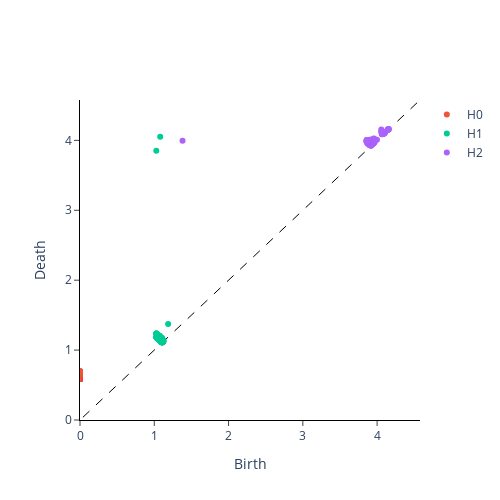

Notebook source saved alongside this figure:
### Markdown cell above
and next for the non-periodic one:

### Code cell
plot_diagram(nonperiodic_persistence_diagrams[0])

### Figure 1 — Plotly figure (JSON) as saved in the notebook; plotly's stock layout.template omitted (floating-point values rounded to 4 significant figures; data arrays with more than 128 entries replaced by an {"elided": "..."} marker saying what was removed)
{"data": [{"hoverinfo": "none", "line": {"color": "black", "dash": "dash", "width": 1}, "mode": "lines", "showlegend": false, "type": "scatter", "x": [-416.1, 416.1], "y": [-416.1, 416.1]}, {"mode": "markers", "name": "H0", "type": "scatter", "x": {"elided": "291 int values"}, "y": {"elided": "291 float values"}}, {"mode": "markers", "name": "H1", "type": "scatter", "x": {"elided": "269 float values"}, "y": {"elided": "269 float values"}}, {"mode": "markers", "name": "H2", "type": "scatter", "x": [4.158, 4.157, 4.149, 4.148, 4.147, 4.146, 4.144, 4.14, 4.106, 4.105, 4.104, 4.096, 4.094, 4.092, 4.091, 4.091, 4.091, 4.09, 4.088, 4.087, 4.079, 4.077, 4.076, 4.076, 4.071, 4.07, 4.068, 4.067, 4.067, 4.065, 4.065, 4.065, 4.06, 4.057, 4.055, 3.998, 3.966, 3.961, 3.959, 3.958, 3.958, 3.954, 3.953, 3.952, 3.951, 3.95, 3.95, 3.949, 3.948, 3.945, 3.938, 3.937, 3.937, 3.935, 3.926, 3.924, 3.921, 3.921, 3.919, 3.916, 3.916, 3.914, 3.913, 3.913, 3.912, 3.912, 3.912, 3.912, 3.911, 3.911, 3.909, 3.909, 3.908, 3.908, 3.908, 3.907, 3.907, 3.906, 3.904, 3.903, 3.902, 3.9, 3.9, 3.9, 3.899, 3.899, 3.898, 3.897, 3.896, 3.895, 3.895, 3.894, 3.892, 3.892, 3.892, 3.889, 3.875, 3.872, 3.872, 3.872, 3.87, 3.869, 3.869, 3.868, 3.868, 3.865, 3.864, 3.861, 3.861, 3.86, 3.857, 3.855, 1.38], "y": [4.161, 4.161, 4.152, 4.159, 4.156, 4.156, 4.152, 4.144, 4.11, 4.122, 4.111, 4.12, 4.098, 4.098, 4.118, 4.097, 4.097, 4.111, 4.115, 4.116, 4.093, 4.092, 4.109, 4.11, 4.105, 4.104, 4.105, 4.089, 4.104, 4.106, 4.088, 4.106, 4.119, 4.155, 4.122, 4.01, 3.973, 3.969, 3.969, 4.018, 4.026, 3.966, 3.965, 4.018, 4.024, 3.954, 3.965, 3.957, 3.966, 3.967, 3.945, 3.963, 3.976, 3.944, 3.949, 3.981, 3.982, 3.964, 3.925, 3.93, 3.926, 3.989, 3.944, 3.944, 3.926, 3.944, 3.97, 3.982, 3.983, 3.977, 3.959, 3.987, 3.957, 3.946, 3.959, 3.989, 4.008, 3.949, 3.962, 3.967, 3.984, 3.967, 4.007, 3.962, 3.968, 3.996, 3.964, 3.993, 3.968, 3.935, 3.967, 3.986, 3.967, 3.936, 3.957, 3.974, 3.971, 3.969, 3.972, 3.972, 3.971, 3.996, 3.971, 3.956, 3.972, 3.975, 3.994, 4.007, 3.986, 4.007, 3.987, 3.992, 3.995]}], "layout": {"height": 500, "plot_bgcolor": "white", "width": 500, "xaxis": {"anchor": "y", "exponentformat": "e", "linecolor": "black", "linewidth": 1, "mirror": false, "range": [0, 4.578], "showexponent": "all", "showline": true, "side": "bottom", "ticks": "outside", "title": {"text": "Birth"}, "type": "linear", "zeroline": true}, "yaxis": {"anchor": "x", "exponentformat": "e", "linecolor": "black", "linewidth": 1, "mirror": false, "range": [0, 4.578], "showexponent": "all", "showline": true, "side": "left", "ticks": "outside", "title": {"text": "Death"}, "type": "linear", "zeroline": true}}}
